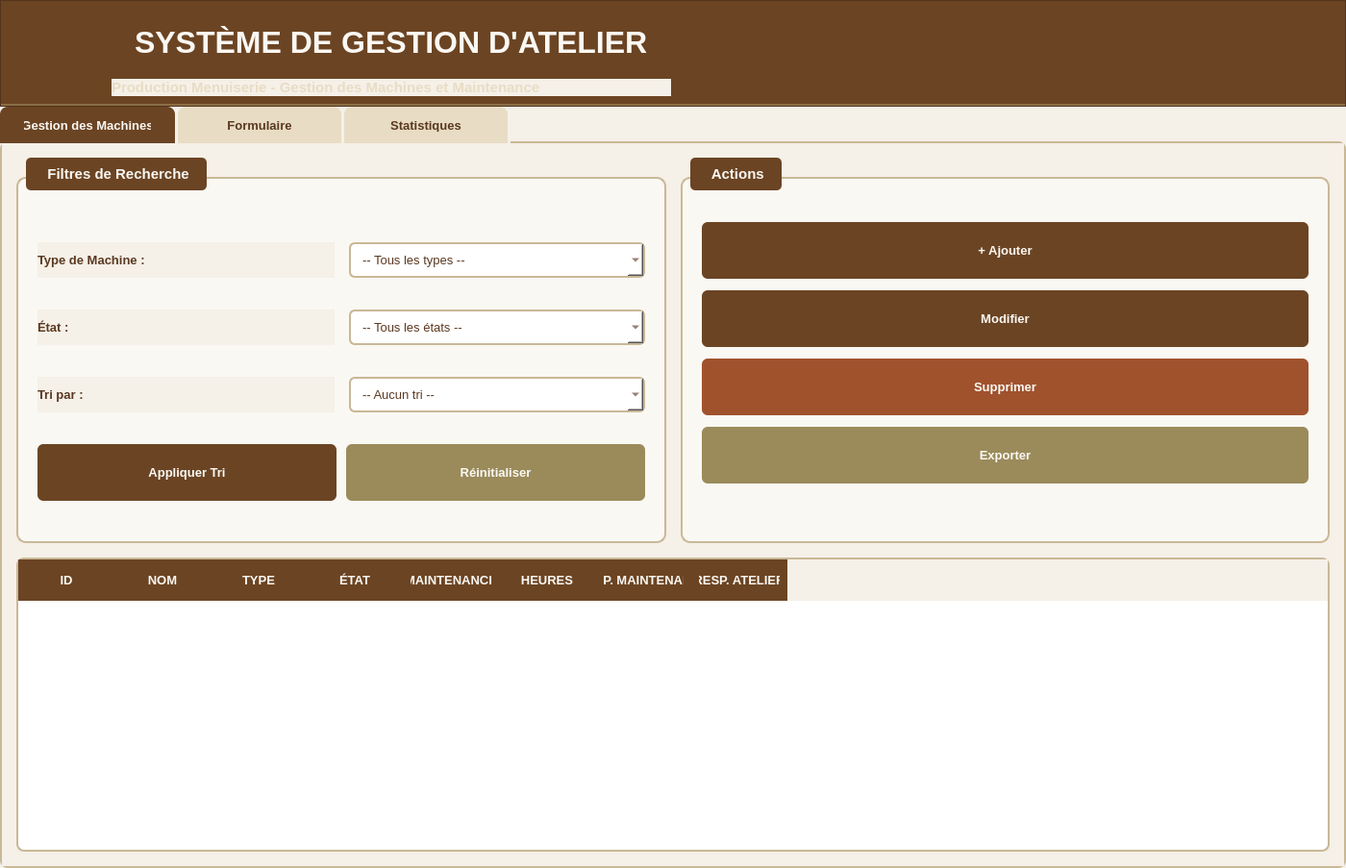
<?xml version="1.0" encoding="UTF-8"?>
<ui version="4.0">
 <class>AtelierWidget</class>
 <widget class="QWidget" name="AtelierWidget">
  <property name="geometry">
   <rect>
    <x>0</x>
    <y>0</y>
    <width>1400</width>
    <height>903</height>
   </rect>
  </property>
  <property name="styleSheet">
   <string notr="true">QWidget {
    background-color: #F5F0E8;
}

QPushButton {
    background-color: #6B4423;
    color: #FAF8F3;
    border: none;
    padding: 12px 24px;
    border-radius: 6px;
    font-weight: 600;
    font-size: 10pt;
    min-height: 35px;
}

QPushButton:hover {
    background-color: #8B6F47;
    border: 1px solid #6B4423;
}

QPushButton:pressed {
    background-color: #5A3820;
}

QPushButton:disabled {
    background-color: #C9B896;
    color: #9B8B5B;
}

QPushButton#btnRechercher,
QPushButton#btnReinitialiser,
QPushButton#btnExporter {
    background-color: #9B8B5B;
    color: #FAF8F3;
}

QPushButton#btnRechercher:hover,
QPushButton#btnReinitialiser:hover,
QPushButton#btnExporter:hover {
    background-color: #B5A572;
    border: 1px solid #8B6F47;
}

QPushButton#btnSupprimer {
    background-color: #A0522D;
    color: #FAF8F3;
}

QPushButton#btnSupprimer:hover {
    background-color: #C86432;
}

QPushButton#btnEnregistrer,
QPushButton#btnValider {
    background-color: #6B7B3E;
}

QPushButton#btnEnregistrer:hover,
QPushButton#btnValider:hover {
    background-color: #7E9147;
}

QGroupBox {
    background-color: #FAF8F3;
    border: 2px solid #C9B896;
    border-radius: 10px;
    margin-top: 20px;
    padding-top: 20px;
    font-weight: 600;
    font-size: 11pt;
    color: #6B4423;
}

QGroupBox::title {
    subcontrol-origin: margin;
    subcontrol-position: top left;
    padding: 8px 16px;
    background-color: #6B4423;
    color: #FAF8F3;
    border-radius: 5px;
    left: 10px;
}

QLabel {
    color: #5A3820;
    font-size: 10pt;
    font-weight: 500;
}

QLabel#lblLogo {
    background-color: transparent;
    padding: 10px;
}

QLabel#lblTitre {
    font-size: 24pt;
    font-weight: 700;
    color: #6B4423;
    padding: 15px;
    background-color: transparent;
}

QLabel#lblSousTitre {
    font-size: 12pt;
    color: #8B6F47;
    font-weight: 600;
}

QLineEdit, QComboBox, QSpinBox, QDateEdit, QTextEdit {
    background-color: #FFFFFF;
    border: 2px solid #C9B896;
    border-radius: 6px;
    padding: 8px 12px;
    font-size: 10pt;
    color: #5A3820;
    selection-background-color: #9B8B5B;
    selection-color: #FAF8F3;
}

QLineEdit:focus, QComboBox:focus, QSpinBox:focus, QDateEdit:focus, QTextEdit:focus {
    border: 2px solid #8B6F47;
    background-color: #FAF8F3;
}

QTableWidget {
    background-color: #FFFFFF;
    alternate-background-color: #FAF8F3;
    border: 2px solid #C9B896;
    gridline-color: #E8DCC4;
    font-size: 10pt;
    border-radius: 8px;
}

QTableWidget::item {
    padding: 10px;
    border-bottom: 1px solid #E8DCC4;
}

QTableWidget::item:selected {
    background-color: #9B8B5B;
    color: #FAF8F3;
}

QHeaderView::section {
    background-color: #6B4423;
    color: #FAF8F3;
    padding: 12px 8px;
    border: none;
    font-weight: 700;
    font-size: 10pt;
}

QTabWidget::pane {
    border: 2px solid #C9B896;
    background-color: #F5F0E8;
    border-radius: 8px;
    top: -2px;
}

QTabBar::tab {
    background-color: #E8DCC4;
    color: #5A3820;
    padding: 12px 25px;
    margin-right: 3px;
    border-top-left-radius: 8px;
    border-top-right-radius: 8px;
    font-weight: 600;
    font-size: 10pt;
    min-width: 120px;
}

QTabBar::tab:selected {
    background-color: #6B4423;
    color: #FAF8F3;
}
</string>
  </property>
  <layout class="QVBoxLayout" name="verticalLayout">
   <property name="spacing">
    <number>0</number>
   </property>
   <property name="leftMargin">
    <number>0</number>
   </property>
   <property name="topMargin">
    <number>0</number>
   </property>
   <property name="rightMargin">
    <number>0</number>
   </property>
   <property name="bottomMargin">
    <number>0</number>
   </property>
   <item>
    <widget class="QFrame" name="frameHeader">
     <property name="styleSheet">
      <string notr="true">QFrame#frameHeader {
    background-color: #6B4423;
    border-bottom: 3px solid #8B6F47;
}</string>
     </property>
     <property name="frameShape">
      <enum>QFrame::StyledPanel</enum>
     </property>
     <layout class="QHBoxLayout" name="horizontalLayout_header">
      <property name="spacing">
       <number>15</number>
      </property>
      <property name="leftMargin">
       <number>20</number>
      </property>
      <property name="topMargin">
       <number>10</number>
      </property>
      <property name="rightMargin">
       <number>20</number>
      </property>
      <property name="bottomMargin">
       <number>10</number>
      </property>
      <item>
       <widget class="QLabel" name="lblLogo">
        <property name="minimumSize">
         <size>
          <width>80</width>
          <height>80</height>
         </size>
        </property>
        <property name="maximumSize">
         <size>
          <width>80</width>
          <height>80</height>
         </size>
        </property>
        <property name="text">
         <string/>
        </property>
        <property name="scaledContents">
         <bool>true</bool>
        </property>
        <property name="alignment">
         <set>Qt::AlignCenter</set>
        </property>
       </widget>
      </item>
      <item>
       <layout class="QVBoxLayout" name="verticalLayout_9">
        <property name="spacing">
         <number>5</number>
        </property>
        <item>
         <widget class="QLabel" name="lblTitre">
          <property name="styleSheet">
           <string notr="true">color: #FAF8F3;</string>
          </property>
          <property name="text">
           <string>SYSTÈME DE GESTION D'ATELIER</string>
          </property>
          <property name="alignment">
           <set>Qt::AlignLeft|Qt::AlignVCenter</set>
          </property>
         </widget>
        </item>
        <item>
         <widget class="QLabel" name="lblSousTitre">
          <property name="styleSheet">
           <string notr="true">color: #E8DCC4; font-size: 11pt;</string>
          </property>
          <property name="text">
           <string>Production Menuiserie - Gestion des Machines et Maintenance</string>
          </property>
          <property name="alignment">
           <set>Qt::AlignLeft|Qt::AlignVCenter</set>
          </property>
         </widget>
        </item>
       </layout>
      </item>
      <item>
       <spacer name="horizontalSpacer_header">
        <property name="orientation">
         <enum>Qt::Horizontal</enum>
        </property>
        <property name="sizeHint" stdset="0">
         <size>
          <width>40</width>
          <height>20</height>
         </size>
        </property>
       </spacer>
      </item>
     </layout>
    </widget>
   </item>
   <item>
    <widget class="QTabWidget" name="tabWidget">
     <property name="currentIndex">
      <number>0</number>
     </property>
     <widget class="QWidget" name="tabMachines">
      <attribute name="title">
       <string>  Gestion des Machines  </string>
      </attribute>
      <layout class="QVBoxLayout" name="verticalLayout_2">
       <property name="spacing">
        <number>15</number>
       </property>
       <property name="leftMargin">
        <number>15</number>
       </property>
       <property name="topMargin">
        <number>15</number>
       </property>
       <property name="rightMargin">
        <number>15</number>
       </property>
       <property name="bottomMargin">
        <number>15</number>
       </property>
       <item>
        <layout class="QHBoxLayout" name="horizontalLayout">
         <property name="spacing">
          <number>15</number>
         </property>
         <item>
          <widget class="QGroupBox" name="groupRecherche">
           <property name="title">
            <string> Filtres de Recherche</string>
           </property>
           <layout class="QGridLayout" name="gridLayout">
            <property name="leftMargin">
             <number>20</number>
            </property>
            <property name="topMargin">
             <number>25</number>
            </property>
            <property name="rightMargin">
             <number>20</number>
            </property>
            <property name="bottomMargin">
             <number>20</number>
            </property>
            <property name="horizontalSpacing">
             <number>15</number>
            </property>
            <property name="verticalSpacing">
             <number>12</number>
            </property>
            <item row="0" column="1">
             <widget class="QComboBox" name="comboRechercheType">
              <item><property name="text"><string>-- Tous les types --</string></property></item>
              <item><property name="text"><string>Scie</string></property></item>
              <item><property name="text"><string>Perceuse</string></property></item>
              <item><property name="text"><string>Raboteuse</string></property></item>
              <item><property name="text"><string>Ponceuse</string></property></item>
              <item><property name="text"><string>Défonceuse</string></property></item>
              <item><property name="text"><string>Tour à bois</string></property></item>
             </widget>
            </item>
            <item row="0" column="0">
             <widget class="QLabel" name="label">
              <property name="text"><string>Type de Machine :</string></property>
             </widget>
            </item>
            <item row="2" column="0">
             <widget class="QLabel" name="label_11">
              <property name="text"><string>Tri par :</string></property>
             </widget>
            </item>
            <item row="3" column="0" colspan="2">
             <layout class="QHBoxLayout" name="horizontalLayout_2">
              <property name="spacing">
               <number>10</number>
              </property>
              <item><widget class="QPushButton" name="btnAppliquerTri"><property name="text"><string>Appliquer Tri</string></property></widget></item>
              <item><widget class="QPushButton" name="btnReinitialiser"><property name="text"><string>Réinitialiser</string></property></widget></item>
             </layout>
            </item>
            <item row="1" column="1">
             <widget class="QComboBox" name="comboRechercheEtat">
              <item><property name="text"><string>-- Tous les états --</string></property></item>
              <item><property name="text"><string>Disponible</string></property></item>
              <item><property name="text"><string>En maintenance</string></property></item>
              <item><property name="text"><string>Hors service</string></property></item>
             </widget>
            </item>
            <item row="1" column="0">
             <widget class="QLabel" name="label_2">
              <property name="text"><string>État :</string></property>
             </widget>
            </item>
            <item row="2" column="1">
             <widget class="QComboBox" name="comboTriPar">
              <item><property name="text"><string>-- Aucun tri --</string></property></item>
              <item><property name="text"><string>Date de maintenance</string></property></item>
              <item><property name="text"><string>Heures d'utilisation</string></property></item>
              <item><property name="text"><string>Niveau de risque</string></property></item>
              <item><property name="text"><string>Machines critiques</string></property></item>
             </widget>
            </item>
           </layout>
          </widget>
         </item>
         <item>
          <widget class="QGroupBox" name="groupActions">
           <property name="title"><string> Actions</string></property>
           <layout class="QVBoxLayout" name="verticalLayout_3">
            <property name="spacing"><number>12</number></property>
            <property name="leftMargin"><number>20</number></property>
            <property name="topMargin"><number>25</number></property>
            <property name="rightMargin"><number>20</number></property>
            <property name="bottomMargin"><number>20</number></property>
            <item><widget class="QPushButton" name="btnAjouter"><property name="text"><string>+ Ajouter</string></property></widget></item>
            <item><widget class="QPushButton" name="btnModifier"><property name="text"><string>Modifier</string></property></widget></item>
            <item><widget class="QPushButton" name="btnSupprimer"><property name="text"><string>Supprimer</string></property></widget></item>
            <item><widget class="QPushButton" name="btnExporter"><property name="text"><string>Exporter</string></property></widget></item>
            <item>
             <spacer name="verticalSpacer">
              <property name="orientation"><enum>Qt::Orientation::Vertical</enum></property>
              <property name="sizeHint" stdset="0"><size><width>20</width><height>40</height></size></property>
             </spacer>
            </item>
           </layout>
          </widget>
         </item>
        </layout>
       </item>
       <item>
        <widget class="QTableWidget" name="tableMachines">
         <property name="alternatingRowColors"><bool>true</bool></property>
         <property name="selectionMode"><enum>QAbstractItemView::SingleSelection</enum></property>
         <property name="selectionBehavior"><enum>QAbstractItemView::SelectRows</enum></property>
         <property name="sortingEnabled"><bool>true</bool></property>
         <column><property name="text"><string>ID</string></property></column>
         <column><property name="text"><string>NOM</string></property></column>
         <column><property name="text"><string>TYPE</string></property></column>
         <column><property name="text"><string>ÉTAT</string></property></column>
         <column><property name="text"><string>MAINTENANCE</string></property></column>
         <column><property name="text"><string>HEURES</string></property></column>
         <column><property name="text"><string>RESP. MAINTENANCE</string></property></column>
         <column><property name="text"><string>RESP. ATELIER</string></property></column>
        </widget>
       </item>
      </layout>
     </widget>

     <widget class="QWidget" name="tabFormulaire">
      <attribute name="title">
       <string>  Formulaire  </string>
      </attribute>
      <layout class="QVBoxLayout" name="verticalLayout_4">
       <property name="spacing"><number>15</number></property>
       <property name="leftMargin"><number>15</number></property>
       <property name="topMargin"><number>15</number></property>
       <property name="rightMargin"><number>15</number></property>
       <property name="bottomMargin"><number>15</number></property>
       <item>
        <widget class="QGroupBox" name="groupFormulaire">
         <property name="title"><string> Informations Machine</string></property>
         <layout class="QGridLayout" name="gridLayout_2">
          <property name="leftMargin"><number>30</number></property>
          <property name="topMargin"><number>30</number></property>
          <property name="rightMargin"><number>30</number></property>
          <property name="bottomMargin"><number>30</number></property>
          <property name="horizontalSpacing"><number>20</number></property>
          <property name="verticalSpacing"><number>18</number></property>
          <item row="0" column="0"><widget class="QLabel" name="label_3"><property name="text"><string>ID Machine :</string></property></widget></item>
          <item row="0" column="1"><widget class="QLineEdit" name="lineEditID"><property name="readOnly"><bool>true</bool></property><property name="placeholderText"><string>Auto-généré</string></property></widget></item>
          <item row="1" column="0"><widget class="QLabel" name="label_4"><property name="text"><string>Nom :</string></property></widget></item>
          <item row="1" column="1"><widget class="QLineEdit" name="lineEditNom"><property name="placeholderText"><string>Ex: Scie circulaire principale</string></property></widget></item>
          <item row="2" column="0"><widget class="QLabel" name="label_5"><property name="text"><string>Type :</string></property></widget></item>
          <item row="2" column="1">
           <widget class="QComboBox" name="comboBoxType">
            <item><property name="text"><string>Scie</string></property></item>
            <item><property name="text"><string>Perceuse</string></property></item>
            <item><property name="text"><string>Raboteuse</string></property></item>
            <item><property name="text"><string>Ponceuse</string></property></item>
            <item><property name="text"><string>Défonceuse</string></property></item>
            <item><property name="text"><string>Tour à bois</string></property></item>
           </widget>
          </item>
          <item row="3" column="0"><widget class="QLabel" name="label_6"><property name="text"><string>État :</string></property></widget></item>
          <item row="3" column="1">
           <widget class="QComboBox" name="comboBoxEtat">
            <item><property name="text"><string>Disponible</string></property></item>
            <item><property name="text"><string>En maintenance</string></property></item>
            <item><property name="text"><string>Hors service</string></property></item>
           </widget>
          </item>
          <item row="4" column="0"><widget class="QLabel" name="label_7"><property name="text"><string>Date Maintenance :</string></property></widget></item>
          <item row="4" column="1"><widget class="QDateEdit" name="dateEditMaintenance"><property name="calendarPopup"><bool>true</bool></property></widget></item>
          <item row="5" column="0"><widget class="QLabel" name="label_8"><property name="text"><string>Heures Cumulées :</string></property></widget></item>
          <item row="5" column="1"><widget class="QSpinBox" name="spinBoxHeures"><property name="suffix"><string> h</string></property><property name="maximum"><number>999999</number></property></widget></item>
          <item row="6" column="0"><widget class="QLabel" name="label_9"><property name="text"><string>Resp. Maintenance :</string></property></widget></item>
          <item row="6" column="1"><widget class="QLineEdit" name="lineEditRespMaintenance"><property name="placeholderText"><string>Nom du responsable</string></property></widget></item>
          <item row="7" column="0"><widget class="QLabel" name="label_10"><property name="text"><string>Resp. Atelier :</string></property></widget></item>
          <item row="7" column="1"><widget class="QLineEdit" name="lineEditRespAtelier"><property name="placeholderText"><string>Nom du responsable</string></property></widget></item>
          <item row="8" column="0" colspan="2">
           <layout class="QHBoxLayout" name="horizontalLayout_3">
            <property name="spacing"><number>15</number></property>
            <item><spacer name="horizontalSpacer"><property name="orientation"><enum>Qt::Horizontal</enum></property><property name="sizeHint" stdset="0"><size><width>40</width><height>20</height></size></property></spacer></item>
            <item><widget class="QPushButton" name="btnEnregistrer"><property name="minimumSize"><size><width>150</width><height>59</height></size></property><property name="text"><string>Enregistrer</string></property></widget></item>
            <item><widget class="QPushButton" name="btnAnnuler"><property name="minimumSize"><size><width>150</width><height>59</height></size></property><property name="text"><string>Annuler</string></property></widget></item>
           </layout>
          </item>
         </layout>
        </widget>
       </item>
       <item>
        <spacer name="verticalSpacer_2">
         <property name="orientation"><enum>Qt::Vertical</enum></property>
         <property name="sizeHint" stdset="0"><size><width>20</width><height>40</height></size></property>
        </spacer>
       </item>
      </layout>
     </widget>

     <widget class="QWidget" name="tabStatistiques">
      <attribute name="title">
       <string>  Statistiques  </string>
      </attribute>
      <layout class="QVBoxLayout" name="verticalLayout_5">
       <property name="spacing"><number>15</number></property>
       <property name="leftMargin"><number>15</number></property>
       <property name="topMargin"><number>15</number></property>
       <property name="rightMargin"><number>15</number></property>
       <property name="bottomMargin"><number>15</number></property>
       <item>
        <widget class="QGroupBox" name="groupStatistiques">
         <property name="title"><string> Vue d'Ensemble</string></property>
         <layout class="QGridLayout" name="gridLayout_3">
          <item row="0" column="0"><widget class="QLabel" name="lblTotalMachines"><property name="text"><string>Total Machines: 0</string></property></widget></item>
          <item row="0" column="1"><widget class="QLabel" name="lblMachinesDisponibles"><property name="text"><string>Disponibles: 0</string></property></widget></item>
          <item row="1" column="0"><widget class="QLabel" name="lblMachinesMaintenance"><property name="text"><string>En Maintenance: 0</string></property></widget></item>
          <item row="1" column="1"><widget class="QLabel" name="lblMachinesHS"><property name="text"><string>Hors Service: 0</string></property></widget></item>
         </layout>
        </widget>
       </item>
       <item>
        <widget class="QGroupBox" name="groupMachinesCritiques">
         <property name="title"><string> Machines Critiques &amp; Alertes</string></property>
         <layout class="QVBoxLayout" name="verticalLayout_6">
          <item>
           <widget class="QTableWidget" name="tableMachinesCritiques">
            <property name="alternatingRowColors"><bool>true</bool></property>
            <column><property name="text"><string>PRIORITÉ</string></property></column>
            <column><property name="text"><string>MACHINE</string></property></column>
            <column><property name="text"><string>TYPE ALERTE</string></property></column>
            <column><property name="text"><string>NIVEAU RISQUE</string></property></column>
            <column><property name="text"><string>ACTION REQUISE</string></property></column>
           </widget>
          </item>
         </layout>
        </widget>
       </item>
       <item>
        <widget class="QGroupBox" name="groupMachinesSollicitees">
         <property name="title"><string> Top 5 Machines les Plus Sollicitées</string></property>
         <layout class="QVBoxLayout" name="verticalLayout_7">
          <item>
           <widget class="QTableWidget" name="tableMachinesSollicitees">
            <property name="alternatingRowColors"><bool>true</bool></property>
            <column><property name="text"><string>RANG</string></property></column>
            <column><property name="text"><string>MACHINE</string></property></column>
            <column><property name="text"><string>HEURES TOTALES</string></property></column>
            <column><property name="text"><string>PANNES FRÉQUENTES</string></property></column>
            <column><property name="text"><string>PROCHAINE MAINTENANCE</string></property></column>
           </widget>
          </item>
         </layout>
        </widget>
       </item>
       <item>
        <widget class="QGroupBox" name="groupPlanificationAuto">
         <property name="title"><string> Planification Automatique</string></property>
         <layout class="QHBoxLayout" name="horizontalLayout_4">
          <item><widget class="QPushButton" name="btnPlanifierMaintenance"><property name="text"><string>Générer Plan Maintenance</string></property></widget></item>
          <item><widget class="QPushButton" name="btnDetecterCritiques"><property name="text"><string>Détecter Machines Critiques</string></property></widget></item>
          <item><widget class="QPushButton" name="btnAnalyserRisques"><property name="text"><string>Analyser Niveaux Risque</string></property></widget></item>
          <item>
           <spacer name="horizontalSpacer_2">
            <property name="orientation"><enum>Qt::Horizontal</enum></property>
            <property name="sizeHint" stdset="0"><size><width>40</width><height>20</height></size></property>
           </spacer>
          </item>
         </layout>
        </widget>
       </item>
       <item>
        <widget class="QLabel" name="lblGraphique">
         <property name="text">
          <string>&lt;h3&gt;Prévention des Goulots d'Étranglement&lt;/h3&gt;
&lt;p&gt;Système intelligent de détection et prévention des surcharges continues.&lt;/p&gt;
&lt;p&gt;&lt;b&gt;Règles de Maintenance Automatique:&lt;/b&gt;&lt;/p&gt;
&lt;p&gt;• Scie: Maintenance tous les 500h&lt;/p&gt;
&lt;p&gt;• Perceuse: Maintenance tous les 300h&lt;/p&gt;
&lt;p&gt;• Raboteuse: Maintenance tous les 400h&lt;/p&gt;</string>
         </property>
         <property name="alignment">
          <set>Qt::AlignCenter</set>
         </property>
        </widget>
       </item>
       <item>
        <spacer name="verticalSpacer_3">
         <property name="orientation"><enum>Qt::Vertical</enum></property>
         <property name="sizeHint" stdset="0"><size><width>20</width><height>40</height></size></property>
        </spacer>
       </item>
      </layout>
     </widget>
    </widget>
   </item>
  </layout>
 </widget>
 <resources/>
 <connections/>
</ui>
